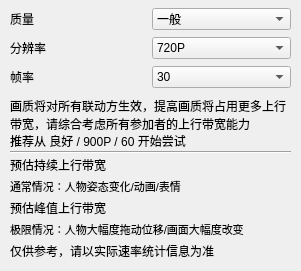
<?xml version="1.0" encoding="UTF-8"?>
<ui version="4.0">
 <class>FrameQuality</class>
 <widget class="QDialog" name="FrameQuality">
  <property name="windowModality">
   <enum>Qt::ApplicationModal</enum>
  </property>
  <property name="geometry">
   <rect>
    <x>0</x>
    <y>0</y>
    <width>301</width>
    <height>271</height>
   </rect>
  </property>
  <property name="windowTitle">
   <string>画质设置</string>
  </property>
  <widget class="QWidget" name="verticalLayoutWidget">
   <property name="geometry">
    <rect>
     <x>10</x>
     <y>6</y>
     <width>281</width>
     <height>84</height>
    </rect>
   </property>
   <layout class="QVBoxLayout" name="verticalLayout">
    <property name="spacing">
     <number>0</number>
    </property>
    <item>
     <layout class="QHBoxLayout" name="horizontalLayout_17">
      <property name="spacing">
       <number>3</number>
      </property>
      <item>
       <widget class="QLabel" name="usageStat_4">
        <property name="font">
         <font>
          <family>Microsoft YaHei UI</family>
          <pointsize>9</pointsize>
         </font>
        </property>
        <property name="text">
         <string>质量</string>
        </property>
       </widget>
      </item>
      <item>
       <widget class="QComboBox" name="frameQuality">
        <item>
         <property name="text">
          <string>一般</string>
         </property>
        </item>
        <item>
         <property name="text">
          <string>良好</string>
         </property>
        </item>
        <item>
         <property name="text">
          <string>优秀</string>
         </property>
        </item>
        <item>
         <property name="text">
          <string>极致</string>
         </property>
        </item>
       </widget>
      </item>
     </layout>
    </item>
    <item>
     <spacer name="verticalSpacer">
      <property name="orientation">
       <enum>Qt::Vertical</enum>
      </property>
      <property name="sizeType">
       <enum>QSizePolicy::Fixed</enum>
      </property>
      <property name="sizeHint" stdset="0">
       <size>
        <width>20</width>
        <height>5</height>
       </size>
      </property>
     </spacer>
    </item>
    <item>
     <layout class="QHBoxLayout" name="horizontalLayout_13">
      <property name="spacing">
       <number>3</number>
      </property>
      <item>
       <widget class="QLabel" name="usageStat_3">
        <property name="font">
         <font>
          <family>Microsoft YaHei UI</family>
          <pointsize>9</pointsize>
         </font>
        </property>
        <property name="text">
         <string>分辨率</string>
        </property>
       </widget>
      </item>
      <item>
       <widget class="QComboBox" name="frameSize">
        <item>
         <property name="text">
          <string>720P</string>
         </property>
        </item>
        <item>
         <property name="text">
          <string>900P</string>
         </property>
        </item>
        <item>
         <property name="text">
          <string>1080P</string>
         </property>
        </item>
       </widget>
      </item>
     </layout>
    </item>
    <item>
     <spacer name="verticalSpacer_2">
      <property name="orientation">
       <enum>Qt::Vertical</enum>
      </property>
      <property name="sizeType">
       <enum>QSizePolicy::Fixed</enum>
      </property>
      <property name="sizeHint" stdset="0">
       <size>
        <width>20</width>
        <height>5</height>
       </size>
      </property>
     </spacer>
    </item>
    <item>
     <layout class="QHBoxLayout" name="horizontalLayout_7">
      <property name="spacing">
       <number>3</number>
      </property>
      <item>
       <widget class="QLabel" name="usageStat_2">
        <property name="font">
         <font>
          <family>Microsoft YaHei UI</family>
          <pointsize>9</pointsize>
         </font>
        </property>
        <property name="text">
         <string>帧率</string>
        </property>
       </widget>
      </item>
      <item>
       <widget class="QComboBox" name="frameRate">
        <item>
         <property name="text">
          <string>30</string>
         </property>
        </item>
        <item>
         <property name="text">
          <string>60</string>
         </property>
        </item>
       </widget>
      </item>
     </layout>
    </item>
   </layout>
  </widget>
  <widget class="QWidget" name="verticalLayoutWidget_2">
   <property name="geometry">
    <rect>
     <x>10</x>
     <y>100</y>
     <width>281</width>
     <height>161</height>
    </rect>
   </property>
   <layout class="QVBoxLayout" name="verticalLayout_2">
    <property name="spacing">
     <number>0</number>
    </property>
    <item>
     <widget class="QLabel" name="label_11">
      <property name="sizePolicy">
       <sizepolicy hsizetype="Preferred" vsizetype="Minimum">
        <horstretch>0</horstretch>
        <verstretch>0</verstretch>
       </sizepolicy>
      </property>
      <property name="minimumSize">
       <size>
        <width>0</width>
        <height>0</height>
       </size>
      </property>
      <property name="maximumSize">
       <size>
        <width>16777215</width>
        <height>30</height>
       </size>
      </property>
      <property name="text">
       <string>画质将对所有联动方生效，提高画质将占用更多上行带宽，请综合考虑所有参加者的上行带宽能力</string>
      </property>
      <property name="wordWrap">
       <bool>true</bool>
      </property>
     </widget>
    </item>
    <item>
     <widget class="QLabel" name="label_15">
      <property name="sizePolicy">
       <sizepolicy hsizetype="Preferred" vsizetype="Minimum">
        <horstretch>0</horstretch>
        <verstretch>0</verstretch>
       </sizepolicy>
      </property>
      <property name="minimumSize">
       <size>
        <width>0</width>
        <height>0</height>
       </size>
      </property>
      <property name="maximumSize">
       <size>
        <width>16777215</width>
        <height>30</height>
       </size>
      </property>
      <property name="text">
       <string>推荐从 良好 / 900P / 60 开始尝试</string>
      </property>
      <property name="wordWrap">
       <bool>true</bool>
      </property>
     </widget>
    </item>
    <item>
     <widget class="Line" name="line">
      <property name="orientation">
       <enum>Qt::Horizontal</enum>
      </property>
     </widget>
    </item>
    <item>
     <layout class="QHBoxLayout" name="horizontalLayout_2">
      <item>
       <widget class="QLabel" name="label_2">
        <property name="text">
         <string>预估持续上行带宽</string>
        </property>
       </widget>
      </item>
      <item>
       <widget class="QLabel" name="constBandwidth">
        <property name="text">
         <string/>
        </property>
       </widget>
      </item>
     </layout>
    </item>
    <item>
     <widget class="QLabel" name="label_13">
      <property name="sizePolicy">
       <sizepolicy hsizetype="Preferred" vsizetype="Minimum">
        <horstretch>0</horstretch>
        <verstretch>0</verstretch>
       </sizepolicy>
      </property>
      <property name="minimumSize">
       <size>
        <width>0</width>
        <height>0</height>
       </size>
      </property>
      <property name="maximumSize">
       <size>
        <width>16777215</width>
        <height>30</height>
       </size>
      </property>
      <property name="font">
       <font>
        <pointsize>8</pointsize>
       </font>
      </property>
      <property name="text">
       <string>通常情况：人物姿态变化/动画/表情</string>
      </property>
      <property name="wordWrap">
       <bool>true</bool>
      </property>
     </widget>
    </item>
    <item>
     <layout class="QHBoxLayout" name="horizontalLayout">
      <item>
       <widget class="QLabel" name="label">
        <property name="text">
         <string>预估峰值上行带宽</string>
        </property>
       </widget>
      </item>
      <item>
       <widget class="QLabel" name="maxBandwidth">
        <property name="text">
         <string/>
        </property>
       </widget>
      </item>
     </layout>
    </item>
    <item>
     <widget class="QLabel" name="label_12">
      <property name="sizePolicy">
       <sizepolicy hsizetype="Preferred" vsizetype="Minimum">
        <horstretch>0</horstretch>
        <verstretch>0</verstretch>
       </sizepolicy>
      </property>
      <property name="minimumSize">
       <size>
        <width>0</width>
        <height>0</height>
       </size>
      </property>
      <property name="maximumSize">
       <size>
        <width>16777215</width>
        <height>30</height>
       </size>
      </property>
      <property name="font">
       <font>
        <pointsize>8</pointsize>
       </font>
      </property>
      <property name="text">
       <string>极限情况：人物大幅度拖动位移/画面大幅度改变</string>
      </property>
      <property name="wordWrap">
       <bool>true</bool>
      </property>
     </widget>
    </item>
    <item>
     <widget class="QLabel" name="label_14">
      <property name="sizePolicy">
       <sizepolicy hsizetype="Preferred" vsizetype="Minimum">
        <horstretch>0</horstretch>
        <verstretch>0</verstretch>
       </sizepolicy>
      </property>
      <property name="minimumSize">
       <size>
        <width>0</width>
        <height>0</height>
       </size>
      </property>
      <property name="maximumSize">
       <size>
        <width>16777215</width>
        <height>30</height>
       </size>
      </property>
      <property name="text">
       <string>仅供参考，请以实际速率统计信息为准</string>
      </property>
      <property name="wordWrap">
       <bool>true</bool>
      </property>
     </widget>
    </item>
   </layout>
  </widget>
 </widget>
 <resources/>
 <connections/>
</ui>
